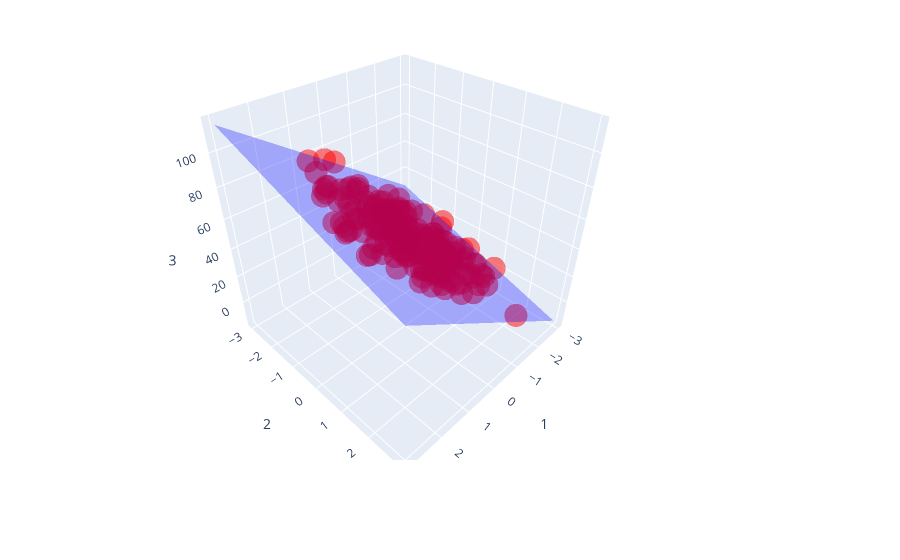

Notebook code for this chart:
### Code cell
import plotly.express as px
import plotly.graph_objects as go


fig = px.scatter_3d(np.concatenate((X,y.reshape(-1,1)), axis=1),  x=1, y=2, z=3,
                    size_max=5, opacity=0.5, color_discrete_sequence=['red'])

# tight layout
fig.update_layout(margin=dict(l=10, r=100, b=100, t=10))

x1 = np.linspace(-3, 3, 30)
y1 = np.linspace(-3, 3, 30)
xx, yy = np.meshgrid(x1, y1)
z = np.c_[xx.ravel(), yy.ravel()] @ np.array(coefs[0:2]) + const 

# transpose
z = z.reshape(xx.shape)
fig.add_traces(go.Surface(x=x1, y=y1, z=z, showscale=False,
                          opacity=0.3, colorscale=[[0, 'rgb(0,0,255)'], [1, 'rgb(0,0,255)']]))
fig.show()

### Figure 1 — Plotly figure (JSON) as saved in the notebook; plotly's stock layout.template omitted (floating-point values rounded to 4 significant figures; data arrays with more than 128 entries replaced by an {"elided": "..."} marker saying what was removed)
{"data": [{"hovertemplate": "1=%{x}<br>2=%{y}<br>3=%{z}<extra></extra>", "legendgroup": "", "marker": {"color": "red", "opacity": 0.5, "symbol": "circle"}, "mode": "markers", "name": "", "scene": "scene", "showlegend": false, "type": "scatter3d", "x": {"elided": "200 float values"}, "y": {"elided": "200 float values"}, "z": {"elided": "200 float values"}}, {"colorscale": [[0, "rgb(0,0,255)"], [1, "rgb(0,0,255)"]], "opacity": 0.3, "showscale": false, "type": "surface", "x": [-3, -2.793, -2.586, -2.379, -2.172, -1.966, -1.759, -1.552, -1.345, -1.138, -0.931, -0.7241, -0.5172, -0.3103, -0.1034, 0.1034, 0.3103, 0.5172, 0.7241, 0.931, 1.138, 1.345, 1.552, 1.759, 1.966, 2.172, 2.379, 2.586, 2.793, 3], "y": [-3, -2.793, -2.586, -2.379, -2.172, -1.966, -1.759, -1.552, -1.345, -1.138, -0.931, -0.7241, -0.5172, -0.3103, -0.1034, 0.1034, 0.3103, 0.5172, 0.7241, 0.931, 1.138, 1.345, 1.552, 1.759, 1.966, 2.172, 2.379, 2.586, 2.793, 3], "z": {"elided": "30x30 float values"}}], "layout": {"legend": {"tracegroupgap": 0}, "margin": {"b": 100, "l": 10, "r": 100, "t": 10}, "scene": {"domain": {"x": [0, 1], "y": [0, 1]}, "xaxis": {"title": {"text": "1"}}, "yaxis": {"title": {"text": "2"}}, "zaxis": {"title": {"text": "3"}}}}}
